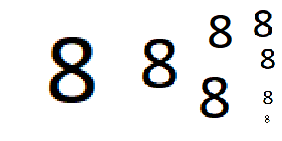
#> input picture res/8.png, 282 x 141 px
$ python symbols.py res/8.png
#> lines starting #> are read from the running program, lines starting #| are printed output that depends on the picture; after the words box and inside, x2 and y2 are one past the last pixel; in counts of white or black regions, pixels touching at a corner belong together
#> further down, img is the input picture: shape (141, 282, 3); mean B, G, R 232, 232, 232
import cv2
import numpy as np
from matplotlib import pyplot

# Scales a symbol within an image
def scale_symbol(img, contour, new_size):
	# Get the bounding rect of the contour
	[x, y, w, h] = cv2.boundingRect(contour)

	# Get rectangle as it's own image
	symbol = img[y:y+h, x:x+w]
	new_w = new_size[0]
	new_h = new_size[1]

	# If the image is scaled too small
	if 0 in symbol.shape:
		return None

	# Resize the symbol
	scaled = cv2.resize(symbol, (new_w, new_h), interpolation=cv2.INTER_AREA)

	# Return the scaled symbol
	return scaled

# Blit src image onto dst at position (x,y)
# Kind of like copying/pasting src onto dst
def blit_image(src, dst, x, y):
	# Get the image height, width
	h, w = src.shape[0], src.shape[1]
	# Blit src onto dst
	dst[y:y+h, x:x+w] = src
	return dst

# Get the contours from an image
def get_all_contours(img):
	# Get grayscale img
	gray = cv2.cvtColor(img, cv2.COLOR_BGR2GRAY)
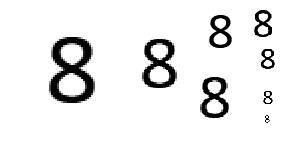
#> gray: shape (141, 282); min 0, max 255, mean 232
	# Find threshed automatically, good for symbol detection
	ret2, th2 = cv2.threshold(gray, 0, 255, cv2.THRESH_BINARY_INV + cv2.THRESH_OTSU)
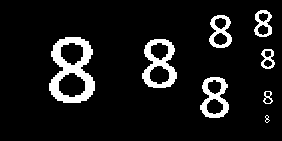
#> th2: shape (141, 282); 9.3% white; 8 white regions (1 under 20 px), largest, box (x1, y1, x2, y2) and area: (49, 37, 95, 103) 1480, (142, 39, 177, 88) 824, (200, 77, 229, 118) 577
#> ret2 = 136

	# Morphological operation to ensure smaller portions are part of bigger character
	kernel = cv2.getStructuringElement(cv2.MORPH_RECT, (5, 5))
	thresh = cv2.morphologyEx(th2, cv2.MORPH_CLOSE, kernel)
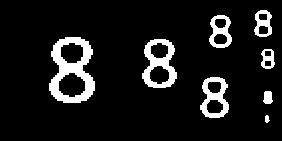
#> thresh: shape (141, 282); 9.9% white; 8 white regions

	# Only find external contours, characters (probably) won't be nested
	contours, _ = cv2.findContours(thresh, cv2.RETR_EXTERNAL, cv2.CHAIN_APPROX_NONE)
#> contours = 8 contours; box (x1, y1, x2, y2) and area: (49, 37, 95, 103) 2222, (142, 39, 177, 88) 1233, (200, 77, 229, 118) 845, (209, 15, 232, 48) 550, (254, 10, 272, 37) 358, (261, 49, 275, 69) 203, (263, 91, 273, 104) 86, (265, 115, 270, 123) 20
	return contours

# Main program to test
if __name__ == '__main__':
	from sys import argv

	# argv check / usage info
	if len(argv) < 2:
		print("Usage: {} image_path".format(argv[0]))
		exit(1)

	# Read the image
	img = cv2.imread(argv[1])
	if img is None:
		print("Error loading image")
		exit(1)

	# Scale all symbols down to 9x9
	new_w, new_h = 9, 9

	# Get the contours
	contours = get_all_contours(img)
	for contour in contours:
		x, y, w, h = cv2.boundingRect(contour)
		symbol = scale_symbol(img, contour, (new_w, new_h))

		# Clear the area and blit the resized symbol
		cv2.rectangle(img, (x, y), (x+w, y+h), 255, cv2.FILLED)
		blit_image(symbol, img, x, y)
#> this loop made 8 passes
#> pass 3, in scale_symbol (call 3), `symbol = img[y:y+h, x:x+w]`:
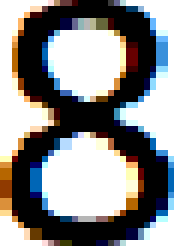
#> symbol: shape (41, 29, 3) (shown 6 times larger); mean B, G, R 136.1, 136.2, 136.7
#> after the loop:
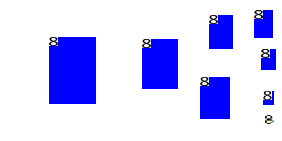
#> img: shape (141, 282, 3); mean B, G, R 253.1, 205.2, 205.2

	# Show the image
	pyplot.imshow(img)
	pyplot.show()

	print("All done")
